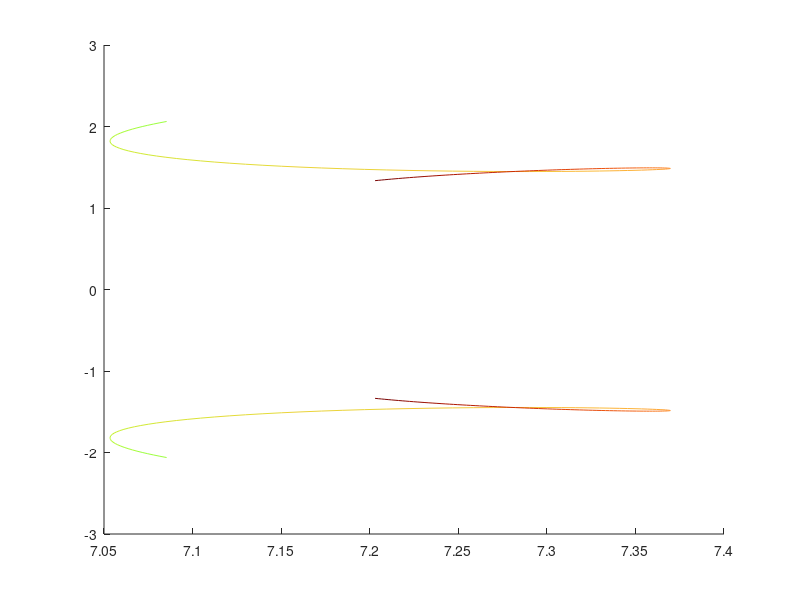

Here is the MATLAB script that generated this plot: (Note: this script raises an error after producing the figure.)
% triangle1()
% triangle2()
function plotfig06()
  figure(6)
  hold on
  h=colormap(turbo);
  
  % curve 1
  hh=load('triangle1.mat');
  curve=hh.curve;
  nnn=hh.nnn;
  kk=7.255197456936871;        % grebenkov Seite 10 m=3, n=0 4*pi/sqrt(3)\approx 7.255197456936871
  
  for i=1:length(curve)-1
    x1=real(curve(i));
    x2=real(curve(i+1));
    y1=imag(curve(i));
    y2=imag(curve(i+1));
    plot([x1 x2],[y1,y2],'color',h(floor((nnn(i))*8),:))
    plot([x1 x2],[-y1,-y2],'color',h(floor((nnn(i))*8),:))
  end
  plot(kk,0,'b*')
  
  % curve 2
  hh=load('triangle2.mat');
  curve=hh.curve;
  nnn=hh.nnn;
  kk=11.082497176088109;        % grebenkov Seite 10 m=5, n=1 4*pi/sqrt(7)/3\approx 11.082497176088109
  
  for i=1:430
    x1=real(curve(i));
    x2=real(curve(i+1));
    y1=imag(curve(i));
    y2=imag(curve(i+1));
    plot([x1 x2],[y1,y2],'color',h(floor((nnn(i))*8),:))
    plot([x1 x2],[-y1,-y2],'color',h(floor((nnn(i))*8),:))
  end
  plot(kk,0,'b*')
  
  colorbar
  caxis([1,32])
  axis equal
  axis([6.5 11.5 -2.3 2.3])
  xlabel('Re(\kappa)')
  ylabel('Im(\kappa)')
  hold off
  
  set(gcf,'renderer','Painters')
  print -depsc fig06.eps
end